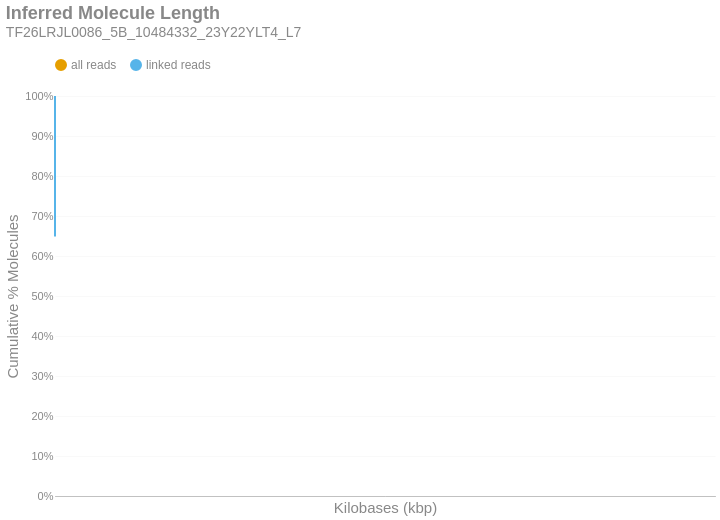

Here is the notebook cell this chart was saved with:
### Markdown cell above
### Inferred Molecule Length
This is the cumulative frequency distribution of molecule lengths inferred from the first and last alignment positions along a contig for all alignments associated with a single linked-read barcode on a given contig.There are two distributions: one with `all` the alignments (yellow) and another with only `linked reads` (blue). The percent of molecules in the `linked reads` distribution is relative to the total number of linked molecules.

### Code cell
if SKIPLR:
    print_html(f"Skipped")
else:
    binned_df = consolidated_hist(valids['length_inferred']/1000, mask, 10, True)
    binned_df = binned_df.with_columns(
        pl.when(pl.col('bin').cast(pl.Utf8) == '0').then(pl.lit('1')).otherwise(pl.col('bin').cast(pl.Utf8)).alias('bin')
    )
    with SafeRender(binned_df):
        (
            density_plot(binned_df, 'Inferred Molecule Length', samplename, 'inferredlen')
            .transform_calculate(bin_kb='datum.bin / 1000')
            .encode(
                x=alt.X('bin_kb:Q', title="Kilobases (kbp)").scale(type='log', padding=0).axis(labelAngle=-40),
                y=alt.Y('value:Q', title='Cumulative % Molecules')
                    .axis(format='%')
                    .stack(False)
                    .scale(domainMin=0, domainMax=1,padding=0),
                color=alt.Color("key:N").scale(domain = ["all reads", "linked reads"]),
                tooltip = [
                    alt.Tooltip("key:N", title = "Data Type"),
                    alt.Tooltip("range_label:N", title="Kilobases"),
                    alt.Tooltip("value:Q", format = ".2%", title="% Molecules (Cum.)")
                ]
            )
        ).display()

### Figure 1 — Vega-Lite specification as saved in the notebook (floating-point values rounded to 4 significant figures)
{"width": "container", "height": 400, "config": {"title": {"anchor": "start", "dy": -15, "fontSize": 18, "color": "#888888", "subtitleColor": "#888888", "subtitleFontSize": 14}, "arc": {"fill": "#0072B2"}, "axis": {"domainColor": "#888888", "domainWidth": 0.5, "gridWidth": 0.2, "grid": false, "titleFontWeight": 400, "titleFontSize": 15, "labelFontSize": 11, "labelColor": "#888888", "tickColor": "#888888", "tickWidth": 0.2, "titleColor": "#888888"}, "axisBand": {"grid": false}, "axisX": {"grid": true, "tickSize": 10, "domainCap": "round"}, "axisY": {"domain": false, "grid": true, "tickSize": 0, "domainCap": "round"}, "background": "transparent", "header": {"labelFontSize": 15, "labelColor": "#888888", "titleFontSize": 15, "titleFontWeight": 600, "titleColor": "#888888"}, "legend": {"labelFont": "sans-serif", "labelFontSize": 12, "labelColor": "#888888", "symbolSize": 100, "symbolType": "circle", "titleFontSize": 12, "titlePadding": 10, "titleColor": "#888888", "title": null, "orient": "top"}, "range": {"category": ["#E69F00", "#56B4E9", "#009E73", "#F0E442", "#0072B2", "#D55E00", "#CC79A7", "#000000"], "diverging": ["#cfe8f3", "#a2d4ec", "#73bfe2", "#46abdb", "#1696d2", "#12719e"]}, "area": {"fill": "#0072B2", "fillOpacity": 0.7, "line": true, "strokeOpacity": 0.7}, "line": {"color": "#0072B2", "stroke": "#0072B2", "strokeWidth": 2}, "trail": {"color": "#0072B2", "stroke": "#0072B2", "strokeWidth": 0, "size": 1}, "point": {"filled": true, "fillOpacity": 1.0, "size": 95}, "text": {"color": "#888888", "fontSize": 11, "align": "right", "fontWeight": 400, "size": 11}, "bar": {"fill": "#0072B2", "stroke": null}, "view": {"stroke": null, "continuousWidth": 660, "continuousHeight": 400}}, "data": {"name": "data-c42c67a8cfa1fa4ef43168551391f4a9"}, "mark": {"type": "line", "interpolate": "monotone", "point": {"opacity": 0, "size": 275}}, "encoding": {"color": {"field": "key", "scale": {"domain": ["all reads", "linked reads"]}, "type": "nominal"}, "tooltip": [{"field": "key", "title": "Data Type", "type": "nominal"}, {"field": "range_label", "title": "Kilobases", "type": "nominal"}, {"field": "value", "format": ".2%", "title": "% Molecules (Cum.)", "type": "quantitative"}], "x": {"axis": {"labelAngle": -40}, "field": "bin_kb", "scale": {"type": "log", "padding": 0}, "title": "Kilobases (kbp)", "type": "quantitative"}, "y": {"axis": {"format": "%"}, "field": "value", "scale": {"domainMin": 0, "domainMax": 1, "padding": 0}, "stack": false, "title": "Cumulative % Molecules", "type": "quantitative"}}, "params": [{"name": "param_c36ac31b6afebe62", "select": {"type": "point", "fields": ["key"]}, "bind": "legend"}], "title": {"text": "Inferred Molecule Length", "subtitle": "TF26LRJL0086_5B_10484332_23Y22YLT4_L7"}, "transform": [{"fold": ["all reads (cumsum)", "linked reads (cumsum)"]}, {"calculate": "replace(datum.key, ' (cumsum)', '')", "as": "key"}, {"filter": {"param": "param_c36ac31b6afebe62"}}, {"calculate": "datum.bin / 1000", "as": "bin_kb"}], "usermeta": {"embedOptions": {"downloadFileName": "TF26LRJL0086_5B_10484332_23Y22YLT4_L7.inferredlen"}}, "$schema": "https://vega.github.io/schema/vega-lite/v6.4.1.json", "datasets": {"data-c42c67a8cfa1fa4ef43168551391f4a9": [{"bin": "0.0", "interval": "0.0-10.0", "all reads": 0.8763, "linked reads": 0.6486, "all reads (cumsum)": 0.8763, "linked reads (cumsum)": 0.6486, "range_label": "0-9"}, {"bin": "10.0", "interval": "10.0-20.0", "all reads": 0.08228, "linked reads": 0.2336, "all reads (cumsum)": 0.9586, "linked reads (cumsum)": 0.8822, "range_label": "10-19"}, {"bin": "20.0", "interval": "20.0-30.0", "all reads": 0.02836, "linked reads": 0.08074, "all reads (cumsum)": 0.9869, "linked reads (cumsum)": 0.9629, "range_label": "20-29"}, {"bin": "30.0", "interval": "30.0-40.0", "all reads": 0.008751, "linked reads": 0.0248, "all reads (cumsum)": 0.9957, "linked reads (cumsum)": 0.9877, "range_label": "30-39"}, {"bin": "40.0", "interval": "40.0-50.0", "all reads": 0.003135, "linked reads": 0.008836, "all reads (cumsum)": 0.9988, "linked reads (cumsum)": 0.9966, "range_label": "40-49"}, {"bin": "50.0", "interval": "50.0-60.0", "all reads": 0.0008392, "linked reads": 0.002412, "all reads (cumsum)": 0.9997, "linked reads (cumsum)": 0.999, "range_label": "50-59"}, {"bin": "60.0", "interval": "60.0-70.0", "all reads": 0.0002387, "linked reads": 0.0006877, "all reads (cumsum)": 0.9999, "linked reads (cumsum)": 0.9997, "range_label": "60-69"}, {"bin": "70.0", "interval": "70.0-80.0", "all reads": 7.33e-05, "linked reads": 0.0002119, "all reads (cumsum)": 1.0, "linked reads (cumsum)": 0.9999, "range_label": "70-79"}, {"bin": "80.0", "interval": "80.0-90.0", "all reads": 2.485e-05, "linked reads": 7.183e-05, "all reads (cumsum)": 1.0, "linked reads (cumsum)": 1.0, "range_label": "80-89"}, {"bin": "90.0", "interval": "90.0-100.0", "all reads": 9.731e-06, "linked reads": 2.813e-05, "all reads (cumsum)": 1.0, "linked reads (cumsum)": 1.0, "range_label": "90-99"}, {"bin": "100.0", "interval": "100.0-110.0", "all reads": 1.863e-06, "linked reads": 5.387e-06, "all reads (cumsum)": 1.0, "linked reads (cumsum)": 1.0, "range_label": "100-109"}, {"bin": "110.0", "interval": "110.0-120.0", "all reads": 1.035e-06, "linked reads": 2.993e-06, "all reads (cumsum)": 1.0, "linked reads (cumsum)": 1.0, "range_label": "110-119"}]}}
